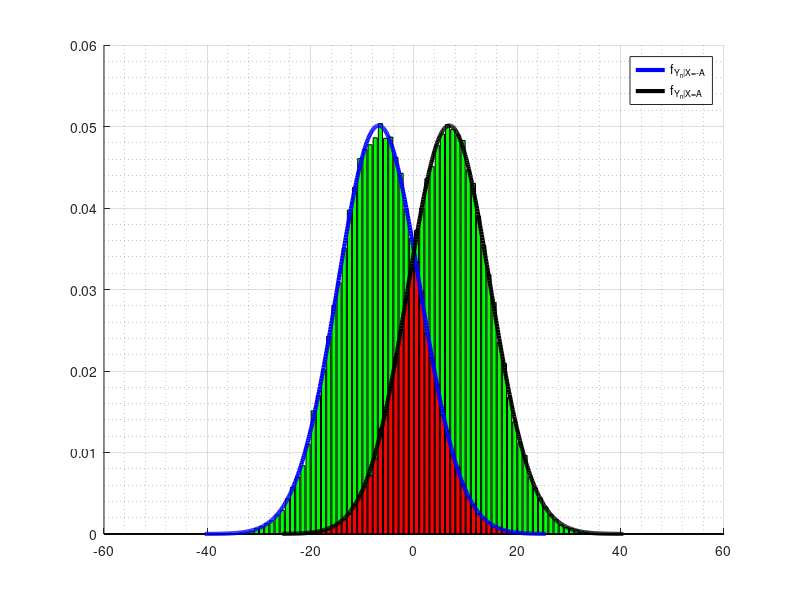

This chart was generated by the following MATLAB code:
clear all; close all; clc;

% Fdp con SNRdB=10dB (elijo esa), condicionando a X1=A %

N=100000;
A=10;                               %Aca mepa que A=1. En el script dice 10
h=1;                               %Agrego el valor de h                                                      
  SNRdB=10; 
  SNR=10^(SNRdB/10);
  sigma=(h*A)/(sqrt(SNR)); %multiplico por h
  G=sqrt((SNR)/(h*(SNR+1))); %Cambiar G por el nuestro
  Densidad=[];
  for j=1:N
    X1=A;
    X=X1;
    for i=1:8 % 8 repetidores para que sea n=9 %
      W=(sigma)*randn(1);
      Y= h*X+W;            %multiplicar por h
      X=G*Y;       
    end
    
    W=(sigma)*randn(1);
    Y=h*X+W;              %multiplicar por h
    Densidad(j)=Y;
  end
  
  
  % Genero los parametros para obtener la varianza del ruido %
Sum=1;

 for j=1:8
     Gprod=1;
     for i=(j+1):9
         Gprod=Gprod*G;
     end
     Gprod=Gprod^2;
     Sum=Sum+Gprod;
 end
 
 VarRuido=Sum*sigma^2;
 
  % Condiciono X1=-A %
 
 Densidad2=[];
  for j=1:N
    X1=-A;
    X=X1;
    for i=1:8 % 8 repetidores para que sea n=9 %
      W=(sigma)*randn(1);
      Y=h*X+W;        %multiplico por h
      X=G*Y;       
    end
    
    W=(sigma)*randn(1);
    Y=h*X+W;          %multiplico por h
    Densidad2(j)=Y;
  end
 
 % Grafico histograma %
 xHist=-25.5:1:40.5;
 
 figure;
 
 xHistErr=xHist(1:26);   % Corto en x=0 parar graficar con distinto color %
 xHistOk=xHist(27:67);
 
 [Histo,c]=hist(Densidad,xHist); 
 dif=c(2)-c(1);
 HistoErr=Histo(1:26)/(N*dif);
 HistoOk=Histo(27:67)/(N*dif);
 
 hold on;
 
  
  HOk=bar(xHistOk,HistoOk);
  
  
  set(HOk,'Facecolor','g');
  
 
 hold on;
  xHist2=-40.5:1:25.5;
 %figure;
 
 xHist2Ok=xHist2(1:41);   % Corto en x=0 parar graficar con distinto color %
 xHist2Err=xHist2(42:67);
 
 [Histo2,b]=hist(Densidad2,xHist2);
 dif=b(2)-b(1);
 Histo2Ok=Histo2(1:41)/(N*dif);
 Histo2Err=Histo2(42:67)/(N*dif);
 
 hold on;
  
  H2Ok=bar(xHist2Ok,Histo2Ok);
  H2Err=bar(xHist2Err,Histo2Err);
  
  set(H2Ok,'Facecolor','g');
  set(H2Err,'Facecolor','r');
  
  HErr=bar(xHistErr,HistoErr);
  set(HErr,'Facecolor','r');
 % Grafico la fdp teorica %
 
 x=-25.5:0.1:40.5;
 DesvioRuido=sqrt(VarRuido);
 Media1=A*G^8;
 
 Media2=-Media1;
 
 x2=-40.5:0.1:25.5;
 
 FdpSalida2=normpdf(x2,Media2,DesvioRuido);
 
 p5=plot(x2,FdpSalida2,'b','LineWidth',3);

% legend('Histograma sin error', 'Histograma de error', 'f_{Y_{n}|X=-A}');
 %grid on;
 %grid minor;
 
 
 FdpSalida1=normpdf(x,Media1,DesvioRuido);
 
 p6=plot(x,FdpSalida1,'k','LineWidth',3);
 legend([p5 p6],'f_{Y_{n}|X=-A}','f_{Y_{n}|X=A}','Location','northeast')
 grid on;
 grid minor;
 hold on;

  
 

  
 
 %hold on;
 